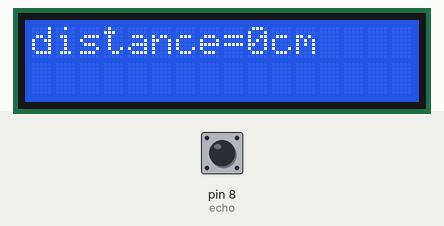
A sketch run on a simulated Arduino Uno, built with avr-gcc and run on an emulated ATmega328P. Shown: 16×2 character LCD. Inputs (shaded band) come from the test bench; at power-on: pin 8 (echo) LOW.

Above: at 1.6 s.
1.7 s: pin 8 (echo) pulsed HIGH 2 times (0.12 s each, 0.3 s apart)
At 2.6 s:
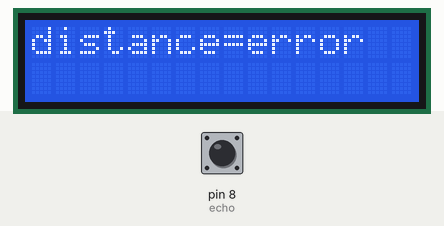
At 5.3 s:
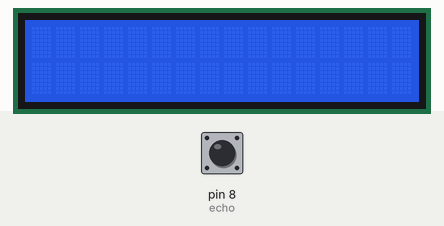
Timing chart, 0 to 6.8 s (numbered marks = the images above; inputs shaded):
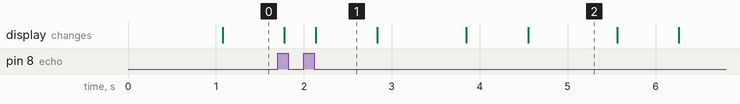

Measured:
- after the input at 1.7 s, the display: first differs from a run without the input after 0.43 s (image 1)
- what the display in image 1 shows lasts 0.7 s, from 2.1 s to 2.8 s
- what the display in image 2 shows lasts 1.1 s, from 4.5 s to 5.6 s

The sketch:

lcd.ino
```cpp
#include <Wire.h>
#include <LiquidCrystal_I2C.h>

LiquidCrystal_I2C lcd(0x27, 2, 1, 0, 4, 5, 6, 7, 3, POSITIVE);

const int echo=8;
const int trig=9;

void setup() {
  Serial.begin(9600); //初始化串列埠，設定鮑率9600bps。
  pinMode(trig,OUTPUT); //設定數位接腳9 為輸出模式。
  pinMode(echo,INPUT); //設定數位接腳8 為接收模式。

  lcd.begin(16, 2); // 初始化 LCD，一行 16 的字元，共 2 行，預設開啟背光
  lcd.backlight();  //開啟背光

}

void loop() {
  unsigned long cm; //距離(單位:公分)。
  cm=ping(trig, echo); //讀取物體距離。

  lcd.print("distance=");//將結果輸出在LCD

  if(cm < 100){
    lcd.print(cm);//將結果輸出在LCD
    lcd.print("cm");//將結果輸出在LCD
  }
  else {
    lcd.print("error");//將結果輸出在LCD
  }

  delay(700);//延遲
  lcd.clear();//清除
  }

int ping(int trig, int echo){
  unsigned long cm; //距離(單位:公分)。
  unsigned long duration; //脈寬(單位:微秒)。

  pinMode(trig,OUTPUT); //設定數位接腳 2為輸出模式。
  digitalWrite(trig,LOW); //輸出脈寬 5µs的脈波啟動PING)))。
  delayMicroseconds(2);
  digitalWrite(trig,HIGH);
  delayMicroseconds(5);

  digitalWrite(echo,LOW);
  pinMode(echo,INPUT); //設定數位接腳 2為輸入模式。
  duration=pulseIn(echo,HIGH); //讀取與物體距離成正比的脈波HIGH時間。
  cm=duration/29/2; //計算物體距離(單位:公分)。
  return cm; //傳回物體距離(單位:公分)
}
```
